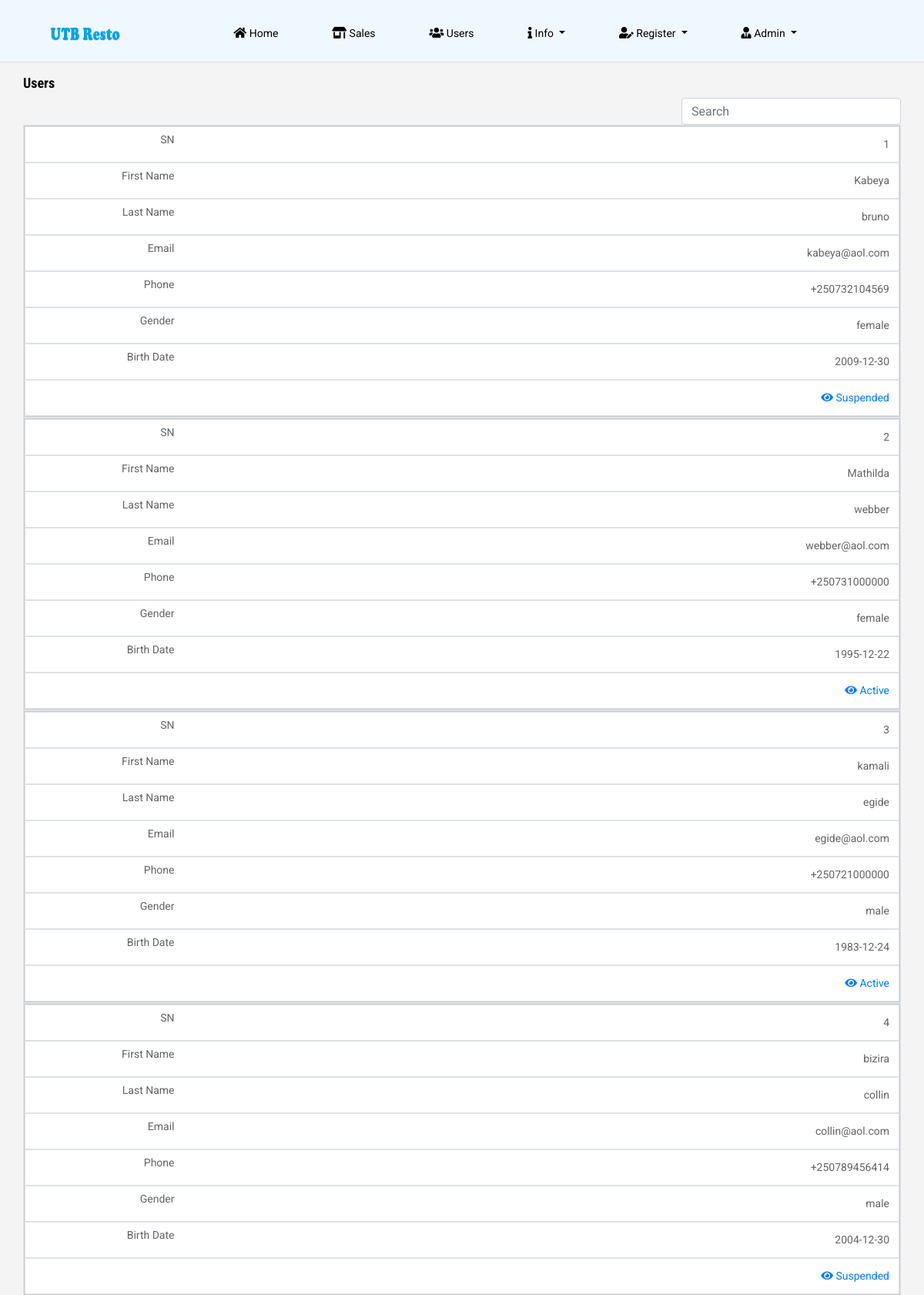
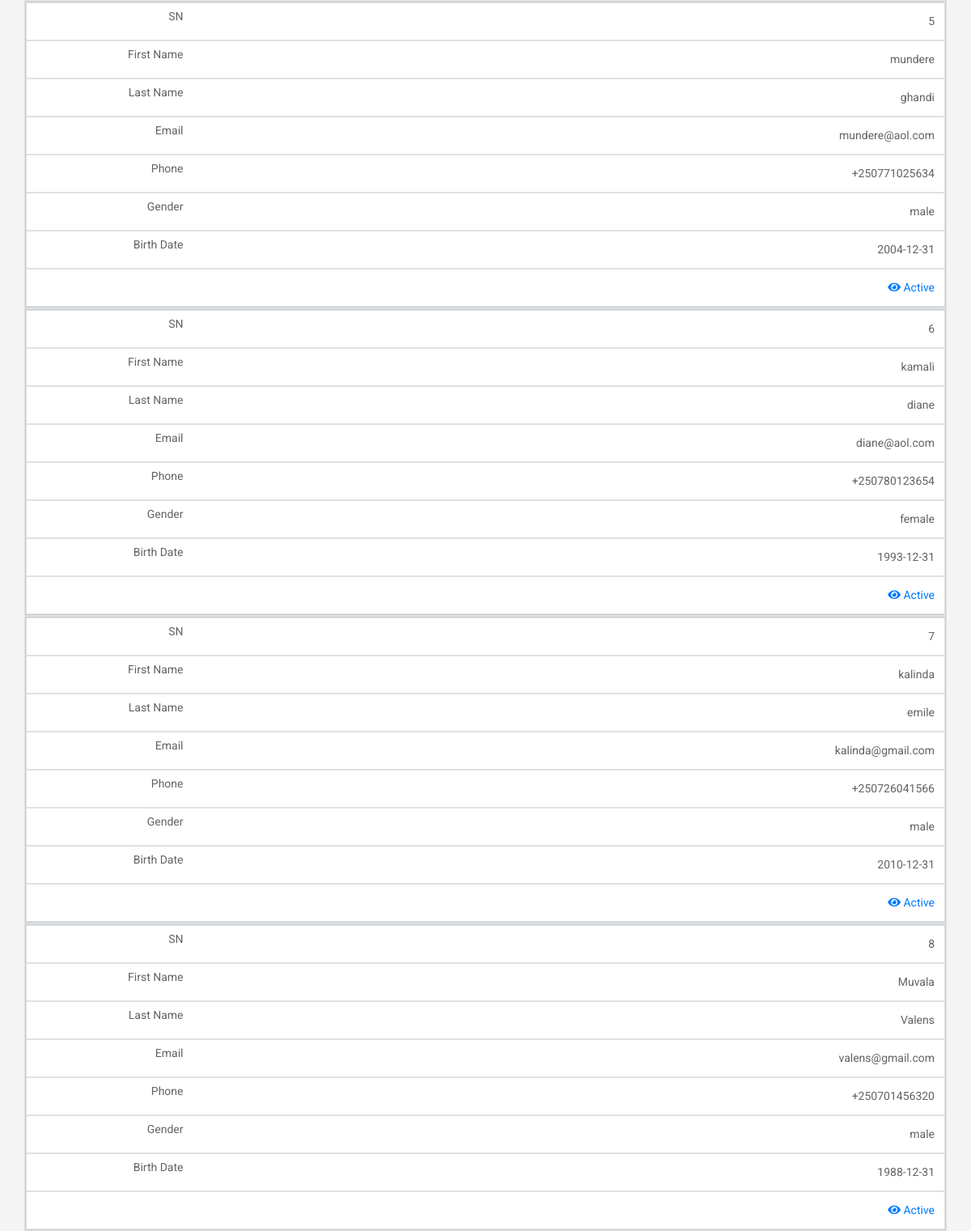
/users.php (signed in, upper part), run on the app's committed database (2 pictures, top to bottom).
### tables this page shows
CREATE TABLE `users` (
  `user_id` int(11) NOT NULL,
  `user_fname` varchar(20) NOT NULL,
  `user_lname` varchar(20) NOT NULL,
  `user_email` varchar(30) NOT NULL,
  `user_password` varchar(100) NOT NULL,
  `user_phone` varchar(13) NOT NULL,
  `user_gender` varchar(6) NOT NULL,
  `user_dob` date NOT NULL,
  `user_username` varchar(20) NOT NULL,
  `role_id` int(11) NOT NULL,
  `register_date` timestamp NOT NULL DEFAULT CURRENT_TIMESTAMP ON UPDATE CURRENT_TIMESTAMP
);

### users.php (the view, shortened to what this page needs)
<!doctype html>
<html lang="en">
<?php
include('config.php');
$session = $_SESSION['name'];
$sel_admin = mysqli_query($con, "select user_type,status from admin where admin_name = '$session'");
while($row = mysqli_fetch_array($sel_admin)){
   $user_type = $row['user_type'];
    $status = $row['status'];
}
if(!$_SESSION['name']){
header("location: index.php");
}
else if($user_type != 'admin'){
header("location: no-access.php");
}
else if( $status != 'Active'){
    header("location: access-revoked.php");
}
else{
?>
<head>
    <link rel="stylesheet" href="css/bootstrap.min.css">
    <link rel="stylesheet" href="css/animate.css">
    <link rel="stylesheet" href="css/owl.carousel.min.css">
    <link rel="stylesheet" href="css/all.css">
    <link rel="stylesheet" href="css/flaticon.css">
    <link rel="stylesheet" href="css/themify-icons.css">
    <link rel="stylesheet" href="css/magnific-popup.css">
    <link rel="stylesheet" href="css/slick.css">
    <link rel="stylesheet" href="css/style.css">
    <link rel="stylesheet" href="./charts/css/users.css">
  <link href="https://maxcdn.bootstrapcdn.com/font-awesome/latest/css/font-awesome.min.css" rel="stylesheet">
</head>
<body>
<div id="container">
    <div class="head-color">
   <header class="main_menu home_menu">
        <div class="container-fluid">
            <div class="row align-items-center justify-content-center">
                <div class="col-lg-11">
                    <nav class="navbar navbar-expand-lg navbar-light">
                        <a class="navbar-brand" href="home.php"> <img src="img/logo3.png" width="92px" height="21px" alt="logo"> </a>
                        <div class="collapse navbar-collapse main-menu-item" id="navbarSupportedContent">
                            <ul class="navbar-nav">
                                <li class="nav-item">
                                    <a class="nav-link" href="home.php">
                                    <i class="fas fa-home"></i> Home</a>
                                </li>
                                <li class="nav-item">
                                    <a class="nav-link" href="payment.php"><i class="fas fa-store-alt"></i> Sales</a>
                                </li>
                                <li class="nav-item">
                                    <a class="nav-link" href="users.php"><i class="fas fa-users"></i> Users</a>
                                </li>
                                <li class="nav-item dropdown">
                                    <a class="nav-link dropdown-toggle" href="" id="navbarDropdown_2"
                                        role="button" data-toggle="dropdown" aria-haspopup="true" aria-expanded="false">
                                        <i class="fas fa-info"></i> Info
                                    </a>
                                </li>
                                <li class="nav-item dropdown">
                                    <a class="nav-link dropdown-toggle" href="" id="navbarDropdown_2"
                                        role="button" data-toggle="dropdown" aria-haspopup="true" aria-expanded="false">
                                        <i class="fas fa-user-edit"></i> Register
                                    </a>
                                </li>
                                <li class="nav-item dropdown">
                                    <a class="nav-link dropdown-toggle" href="" id="navbarDropdown_2"
                                        role="button" data-toggle="dropdown" aria-haspopup="true" aria-expanded="false">
                                        <i class="fas fa-user-tie"></i> <?php echo $_SESSION['name']; ?>
                                    </a>
                                </li>
                            </ul>
                        </div>
                    </nav>
                </div>
            </div>
        </div>
    </header>
    <hr>
   </div>
<div id="page" class="clearfix">
<div class="container col-sm-10 col-md-10 col-lg-10">
<h4><strong>Users</strong></h4>
        <div class="row">
        <div class="col-lg-12">
     <div class="form-group">
           <form>
           <input type="text" class="form-control pull-right" style="width:25%; height: 35px;" id="search" placeholder="Search">
          </form>
     </div>
 <table class="table-bordered table pull-right" id="mytable" cellspacing="0" style="width: 100%;">
  <?php
        if (isset($_GET['pageno'])) {
            $pageno = $_GET['pageno'];
        } else {
            $pageno = 1;
        }
        $no_of_records_per_page = 50;
        $offset = ($pageno-1) * $no_of_records_per_page;
        $total_pages_sql = "SELECT COUNT(*) FROM users";
        $result = mysqli_query($con,$total_pages_sql);
        $total_rows = mysqli_fetch_array($result)[0];
        $total_pages = ceil($total_rows / $no_of_records_per_page);
        $sql = "SELECT * FROM users order by register_date DESC LIMIT $offset, $no_of_records_per_page";
        $res_data = mysqli_query($con,$sql);
        if ($offset == 1) {
            $i = 1;
        } else {
            $i = $offset * $total_pages/2;
        }
        while($row = mysqli_fetch_array($res_data)){
                     $user_id = $row['user_id'];
                     $fname = $row['user_fname'];
                     $lname = $row['user_lname'];
                     $email = $row['user_email'];
                     $phone = $row['user_phone'];
                     $gender = $row['user_gender'];
                     $dob = $row['user_dob'];
                    $i++;
    $sel_user = mysqli_query($con, "select admin_id,status from admin where user_id = '$user_id'");
    $row = mysqli_fetch_array($sel_user);
    $admin_id = $row['admin_id'];
    $status = $row['status'];
    ?>
  <tbody>
  <tr style="text-align: right;">
                  <td><?php echo $i; ?></td>
                <td style="text-transform: capitalize;"><?php echo $fname; ?></td>
                <td style="text-transform: capitalize;"><?php echo $lname; ?></td>
                <td><?php echo $email; ?></td>
                <td style="text-transform: capitalize;"><?php echo $phone; ?></td>
                <td style="text-transform: capitalize;"><?php echo $gender; ?></td>
                <td><?php echo $dob; ?></td>
                <?php if($user_type == 'admin'){ ?><td><a href="account-status.php?id=<?php echo $admin_id ?>"><i class="fas fa-eye"></i> <?php echo $status; ?></a></td><?php } ?>
            </tr>
  </tbody>
   <?php } ?>
</table>
</div>
    </div>
</div>
<br>
</div>
</body>
</html>
<?php include('auto_logout.php'); } ?>

### css/all.css (style rules this page uses)
.fa, .fas, .far, .fal, .fab { -moz-osx-font-smoothing: grayscale; -webkit-font-smoothing: antialiased; display: inline-block; font-style: normal; font-variant: normal; text-rendering: auto; line-height: 1; }
.fa-eye:before { content: "\f06e"; }
.fa-home:before { content: "\f015"; }
.fa-info:before { content: "\f129"; }
.fa-store-alt:before { content: "\f54f"; }
.fa-user-edit:before { content: "\f4ff"; }
.fa-user-tie:before { content: "\f508"; }
.fa-users:before { content: "\f0c0"; }
.fa, .fas { font-family: 'Font Awesome 5 Free'; font-weight: 900; }

### charts/css/users.css (style rules this page uses)
@media only screen and (max-width: 760px),
(min-device-width: 768px) and (max-device-width: 1024px) { table, thead, tbody, th, td, tr { display: block; } }
@media only screen and (max-width: 760px),
(min-device-width: 768px) and (max-device-width: 1024px) { tr { border: 1px solid #ccc; } }
@media only screen and (max-width: 760px),
(min-device-width: 768px) and (max-device-width: 1024px) { td { border: none; border-bottom: 1px solid #eee; position: relative; padding-left: 50%; color: black; } }
@media only screen and (max-width: 760px),
(min-device-width: 768px) and (max-device-width: 1024px) { td:before { position: absolute; top: 6px; left: 10px; width: 25%; padding-right: 100px; white-space: nowrap; } }
@media only screen and (max-width: 760px),
(min-device-width: 768px) and (max-device-width: 1024px) { td:nth-of-type(1):before { content: "SN"; } }
@media only screen and (max-width: 760px),
(min-device-width: 768px) and (max-device-width: 1024px) { td:nth-of-type(2):before { content: "First Name"; } }
@media only screen and (max-width: 760px),
(min-device-width: 768px) and (max-device-width: 1024px) { td:nth-of-type(3):before { content: "Last Name"; } }
@media only screen and (max-width: 760px),
(min-device-width: 768px) and (max-device-width: 1024px) { td:nth-of-type(4):before { content: "Email"; } }
@media only screen and (max-width: 760px),
(min-device-width: 768px) and (max-device-width: 1024px) { td:nth-of-type(5):before { content: "Phone"; } }
@media only screen and (max-width: 760px),
(min-device-width: 768px) and (max-device-width: 1024px) { td:nth-of-type(6):before { content: "Gender"; } }
@media only screen and (max-width: 760px),
(min-device-width: 768px) and (max-device-width: 1024px) { td:nth-of-type(7):before { content: "Birth Date"; } }

### users.php (style rules this page uses)
td, th { padding: 10px; }
td { color: #636363; border: 1px solid #dddfe1; }
tr { background-color: #f9fafb; }
tr:nth-child(odd) { background-color: #ffffff; }
.head-color { background-color: aliceblue; }
header { height: 8vh; }
hr { color: rgb(13, 99, 175); }
html,body { margin: 0; padding:0; height: 100%; }
#container { min-height:100%; height: auto !important; height: 100%; position: relative; }
#page { margin: 0 auto; padding-bottom: 80px; }

### data on the page
users: user_fname "Kabeya", user_lname "Bruno", user_email "kabeya@aol.com", user_phone "+250732104569", user_gender "Female", user_dob "2009-12-30", admin.status "Suspended"
users: user_fname "Mathilda", user_lname "Webber", user_email "webber@aol.com", user_phone "+250731000000", user_gender "Female", user_dob "1995-12-22", admin.status "Active"
users: user_fname "Kamali", user_lname "Egide", user_email "egide@aol.com", user_phone "+250721000000", user_gender "Male", user_dob "1983-12-24", admin.status "Active"
users: user_fname "Bizira", user_lname "Collin", user_email "collin@aol.com", user_phone "+250789456414", user_gender "Male", user_dob "2004-12-30", admin.status "Suspended"
users: user_fname "Mundere", user_lname "Ghandi", user_email "mundere@aol.com", user_phone "+250771025634", user_gender "Male", user_dob "2004-12-31", admin.status "Active"
users: user_fname "Kamali", user_lname "Diane", user_email "diane@aol.com", user_phone "+250780123654", user_gender "Female", user_dob "1993-12-31", admin.status "Active"
users: user_fname "Kalinda", user_lname "Emile", user_email "kalinda@gmail.com", user_phone "+250726041566", user_gender "Male", user_dob "2010-12-31", admin.status "Active"
users: user_fname "Muvala", user_lname "Valens", user_email "valens@gmail.com", user_phone "+250701456320", user_gender "Male", user_dob "1988-12-31", admin.status "Active"

### other printed values
$_SESSION['name'] "Admin"
